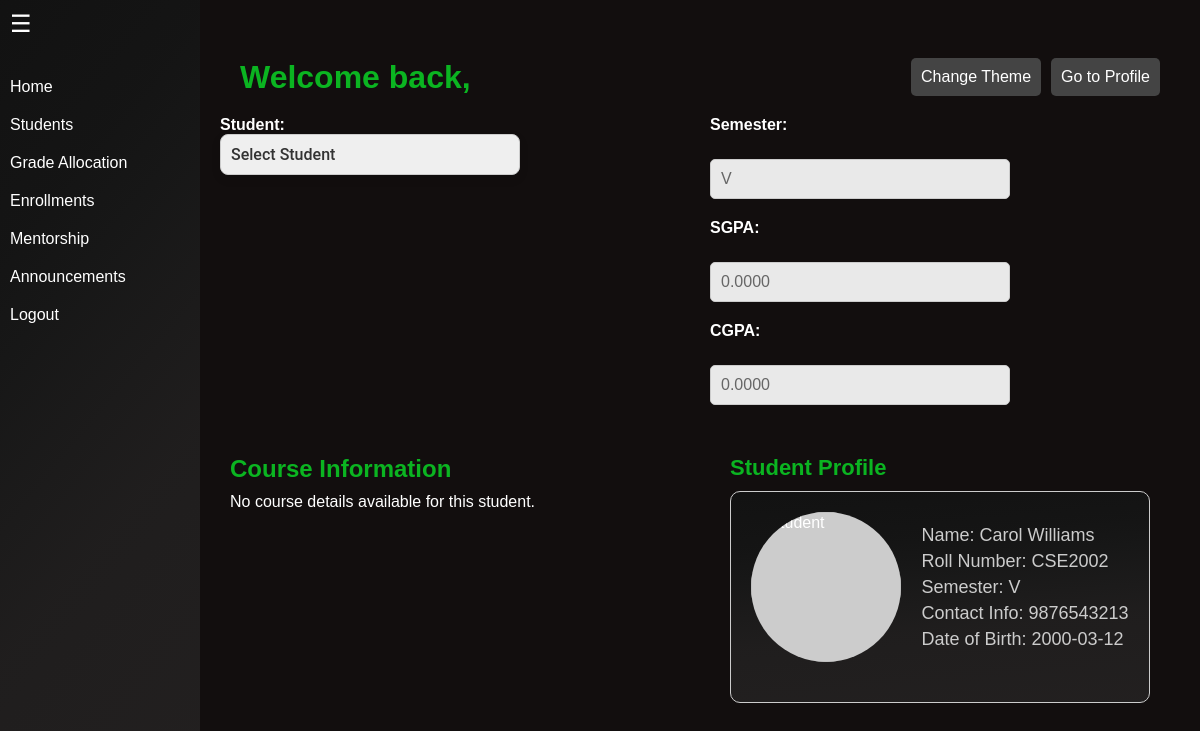
The page /PHP/mentorship.php?student_id=4 on the database as committed earlier.
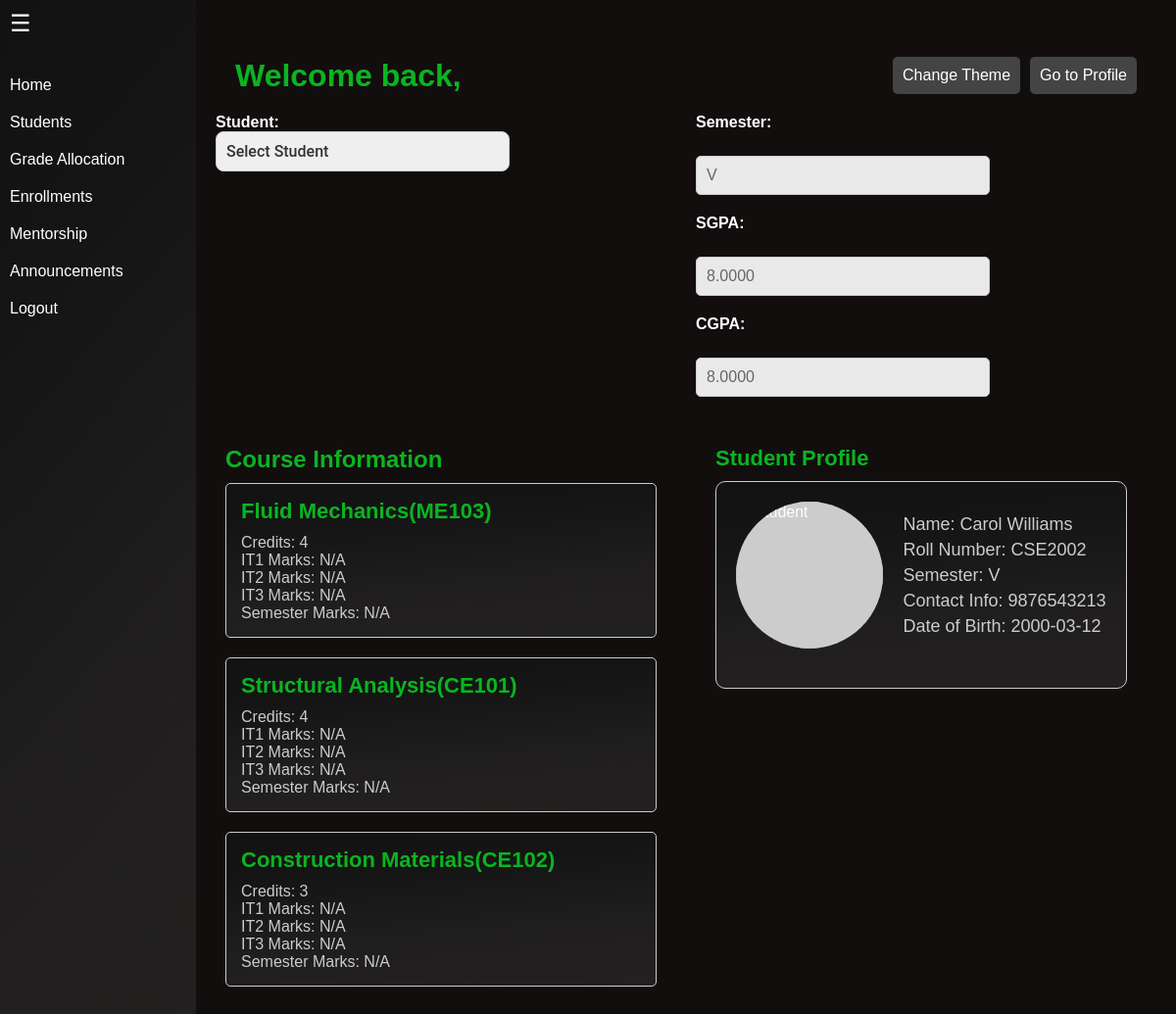
The same page on the database as committed later.
### tables this page shows
CREATE TABLE `courses` (
  `Course_ID` int(11) NOT NULL,
  `course_code` varchar(50) NOT NULL,
  `CourseName` varchar(100) NOT NULL,
  `Description` varchar(255) NOT NULL,
  `Credits` int(11) NOT NULL,
  `Department_ID` int(11) NOT NULL,
  `Semester` varchar(10) NOT NULL,
  `Enrollment_Type_ID` int(11) DEFAULT NULL
);

### PHP/mentorship.php (the view, shortened to what the changed rows need)
<?php
    include 'Connection.php';
    $pdo = new PDO("mysql:host=$host;dbname=$dbname", $user, $pass);
    $pdo->setAttribute(PDO::ATTR_ERRMODE, PDO::ERRMODE_EXCEPTION);
    $instructorDetails = [];
    $sgpa = null;
    $cgpa = null;
    $studentDetails = [];
    $courseDetails = [];
    if (isset($_GET['student_id'])) {
        $studentId = $_GET['student_id'];
        $stmt = $pdo->prepare("SELECT First_Name, Last_Name, Roll_No, Current_Semester, PhoneNo, Date_of_Birth, Profile_Picture FROM students WHERE Student_ID = :student_id");
        $stmt->bindParam(':student_id', $studentId);
        $stmt->execute();
        $studentDetails = $stmt->fetch(PDO::FETCH_ASSOC);
        $stmt = $pdo->prepare("
            SELECT c.CourseName, c.course_code, c.Credits, et.Enrollment_Type_Name, g.IT1, g.IT2, g.IT3, g.Sem
            FROM enrolls_in e
            JOIN courses c ON e.Course_ID = c.Course_ID
            JOIN enrollment_types et ON c.Enrollment_Type_ID = et.Enrollment_Type_ID
            LEFT JOIN grades g ON g.Student_ID = e.Student_ID AND g.Course_ID = c.Course_ID
            WHERE e.Student_ID = :student_id
        ");
        $stmt->bindParam(':student_id', $studentId);
        $stmt->execute();
        $courseDetails = $stmt->fetchAll(PDO::FETCH_ASSOC);
        $currentSemester = $studentDetails['Current_Semester'];
        $stmt = $pdo->prepare("
            SELECT First_Name, Last_Name, CGPA,
            CASE :current_sem
                WHEN 'I' THEN SGPA_Sem1
                WHEN 'II' THEN SGPA_Sem2
                WHEN 'III' THEN SGPA_Sem3
                WHEN 'IV' THEN SGPA_Sem4
                WHEN 'V' THEN SGPA_Sem5
                WHEN 'VI' THEN SGPA_Sem6
                WHEN 'VII' THEN SGPA_Sem7
                WHEN 'VIII' THEN SGPA_Sem8
                ELSE NULL
            END AS SGPA
            FROM student_sgpa_cgpa
            WHERE Student_ID = :student_id
        ");
        $stmt->bindParam(':student_id', $studentId);
        $stmt->bindParam(':current_sem', $currentSemester);
        $stmt->execute();
        $result = $stmt->fetch(PDO::FETCH_ASSOC);
        if ($result) {
            $sgpa = $result['SGPA'];
            $cgpa = $result['CGPA'];
        }
    }
?>
<!DOCTYPE html>
<html lang="en">
<head>
</head>
<body>
    <div class="main-content">
        <header>
        <h1 class = "notice-heading">Welcome back, <?= htmlspecialchars($instructorDetails['First_Name'] . ' ' . $instructorDetails['Last_Name']) ?></h1>
        </header>
            <div class="student-info-container">
                <div class="sem-details">
                    <label for="sem">Semester:</label>
                    <input type="text" id="sem" value="<?= htmlspecialchars($studentDetails['Current_Semester'] ?? 'N/A'); ?>" disabled>
                    <label for="sgpa">SGPA:</label>
                    <input type="text" id="sgpa" value="<?= htmlspecialchars($sgpa ?? 'N/A'); ?>" disabled>
                    <label for="cgpa">CGPA:</label>
                    <input type="text" id="cgpa" value="<?= htmlspecialchars($cgpa ?? 'N/A'); ?>" disabled>
                </div>
            </div>
            <?php if (!empty($studentDetails)): ?>
                <div class="content-section">
                    <div class="course-and-profile">
                        <div class="course-info">
                            <h2 class = "notice-heading">Course Information</h2>
                            <?php if (!empty($courseDetails)): ?>
                                <?php foreach ($courseDetails as $course): ?>
                                    <div class="course-card">
                                        <h3 class = "notice-heading"><?= $course['CourseName']; ?>(<?= $course['course_code']; ?>)</h3>
                                        <p>Credits: <?= $course['Credits']; ?></p>
                                        <p>IT1 Marks: <?= $course['IT1'] ?? 'N/A'; ?></p>
                                        <p>IT2 Marks: <?= $course['IT2'] ?? 'N/A'; ?></p>
                                        <p>IT3 Marks: <?= $course['IT3'] ?? 'N/A'; ?></p>
                                        <p>Semester Marks: <?= $course['Sem'] ?? 'N/A'; ?></p>
                                    </div>
                                <?php endforeach; ?>
                            <?php else: ?>
                                <p>No course details available for this student.</p>
                            <?php endif; ?>
                        </div>
                        <div class="student-profile-container">
                            <h2 class = "notice-heading">Student Profile</h2>
                        </div>
                    </div>
                </div>
            <?php endif; ?>
    </div>
</body>
</html>

Rows that differ between the two databases and show on the page:
now on this page (row edited): courses: CourseName "Fluid Mechanics", course_code "ME103", Credits "4", IT1 "N/A", IT2 "N/A", IT3 "N/A", Sem "N/A"
now on this page (row edited): courses: CourseName "Structural Analysis", course_code "CE101", Credits "4", IT1 "N/A", IT2 "N/A", IT3 "N/A", Sem "N/A"
now on this page (row edited): courses: CourseName "Construction Materials", course_code "CE102", Credits "3", IT1 "N/A", IT2 "N/A", IT3 "N/A", Sem "N/A"
Other text that changed with them:
form field value: "0.0000" → "8.0000"
text no longer shown: "No course details available for this student."
